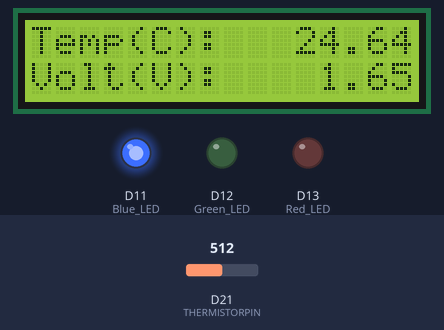
Bench run of a sketch on a simulated Arduino Zero (SAMD21). On the bench: 16×2 character LCD, output pins drawn as LEDs (lit = HIGH). The test bench sets the inputs (shaded band); at power-on: D21 (THERMISTORPIN) = 512 (analog values on the 0–1023 scale). What the sketch prints to the serial monitor is not drawn.

Above: at 1.2 s.
1.3 s: D21 (THERMISTORPIN) set to 494
At 1.79 s:
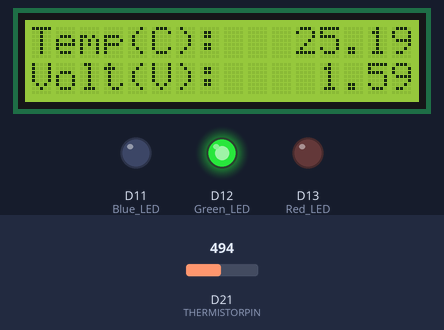
4.0 s: D21 (THERMISTORPIN) set to 272
At 4.44 s:
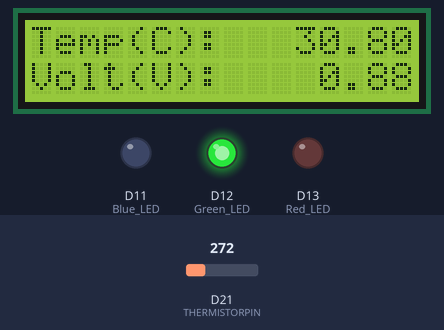
5.7 s: D21 (THERMISTORPIN) set to 254
At 12.2 s:
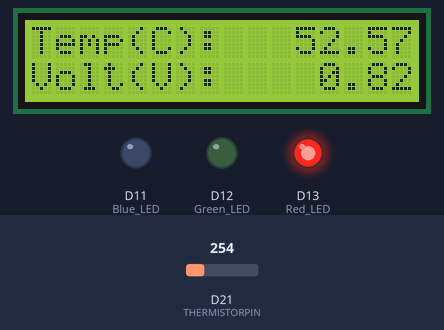
Timing chart, 0 to 13.7 s (numbered marks = the images above; inputs shaded):
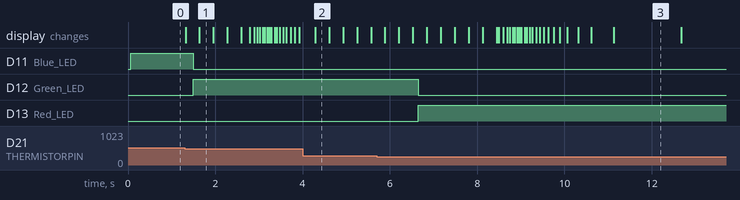

The sketch:

Detector_Building_Code_v7.ino
```cpp
#include <LiquidCrystal.h>
#include <math.h>
#define THERMISTORPIN A7 //Which analog pin to connect
#define SERIESRESISTOR 9850 //Value of the 'other' resistor(voltage divider)

LiquidCrystal lcd(2, 3, 4, 5, 6, 7);  //Sets up LCD Screen

float logR2; //Steinhart and Hart variable

//Kalman filter variables
float varRes = 1.12184278324081E-05;  // variance determined using excel and reading samples of raw sensor data
float varProcess = 1e-8;
float Pc = 0.0;
float G = 0.0;
float P = 1.0;
float Xp = 0.0;
float Zp = 0.0;
float Xe = 0.0;

void setup(void) {
  Serial.begin(9600);
  analogReference(AR_DEFAULT);analogReadResolution(12); //Sets up analog input
  lcd.begin(16, 2);   //Initializes dimensions(W x H) of LCD screen
  pinMode(11, OUTPUT);  //Blue LED
  pinMode(12, OUTPUT);  //Green LED
  pinMode(13, OUTPUT);  //Red LED
}

void loop(void) {

  int reading = analogRead(THERMISTORPIN);

  //Converts reading to voltage
  float voltage = reading * 3.3;
  voltage /= 4095.0;

  //Converts reading to resistance
  //float resistance = 4095.0 / reading - 1;
  //resistance = SERIESRESISTOR / resistance;
  float resistance = (1/((3.3/voltage)-1))*SERIESRESISTOR;
  Serial.print("Thermistor resistance ");
  Serial.println(resistance); Serial.print(",");

  //Kalman process
  Pc = P + varProcess;
  G = Pc/(Pc + varRes);    // kalman gain
  P = (1-G)*Pc;
  Xp = Xe;
  Zp = Xp;
  Xe = G*(resistance-Zp)+Xp;   // the kalman estimate of the sensor voltage

  Serial.print("Kalman resistance ");
  Serial.println(Xe);

  double steinhart;
  //From Online Chart:
  //float A = .001126007582;
  //float B = .000234609648;
  //float C = .00000008600840316;
  //Experimental Calibration Test Data:

  float A = .00132261287;
  float B = .0001981565484;
  float C = .0000002743119237;

  //Converts resistance to temperature using Steinhart and Hart Equation (T = 1 / {A + B[ln(R)] + C[ln(R)]^3})
  logR2 = log(Xe);
  steinhart = (1.0 / (A + B * logR2 + C * logR2 * logR2 * logR2));
  //Converts temperature from Kelving to Celsius
  steinhart = steinhart -  273.15;

  //Output voltage and temp to LCD screen
  lcd.setCursor(0,0);

  lcd.print("Temp(C):   "); lcd.print(steinhart);
  lcd.setCursor(0,1);
  lcd.print("Volt(V):    "); lcd.print(voltage);

  //Set of "if tests" to determine temp range and turn on corresponding LED's
  if (steinhart < 25) { //Lights up the Blue LED
   digitalWrite(11, HIGH);
   digitalWrite(12, LOW);
   digitalWrite(13, LOW);
  }
  else if (steinhart >=25 and steinhart < 50) { //Lights up the Green LED
    digitalWrite(11, LOW);
    digitalWrite(12, HIGH);
    digitalWrite(13, LOW);
  }
  else if (steinhart >= 50) { //Lights up the Red LED
    digitalWrite(11, LOW);
    digitalWrite(12, LOW);
    digitalWrite(13, HIGH);
  }

  delay(20);
}
```

Measured:
- the behaviour switches between 508 and 507 on D21 (THERMISTORPIN) (found by bisection; images 0 and 1)
- the behaviour switches between 265 and 264 on D21 (THERMISTORPIN) (found by bisection; images 2 and 3)
- after the input at 1.3 s, D11 (Blue_LED): HIGH → LOW after 0.19 s; D12 (Green_LED): LOW → HIGH after 0.19 s; the display: first changes at once (image 1 shows a later state)
- after the input at 5.7 s, D12 (Green_LED): HIGH → LOW after 0.95 s instead of 3.1 s; D13 (Red_LED): LOW → HIGH after 0.95 s instead of 3.1 s
